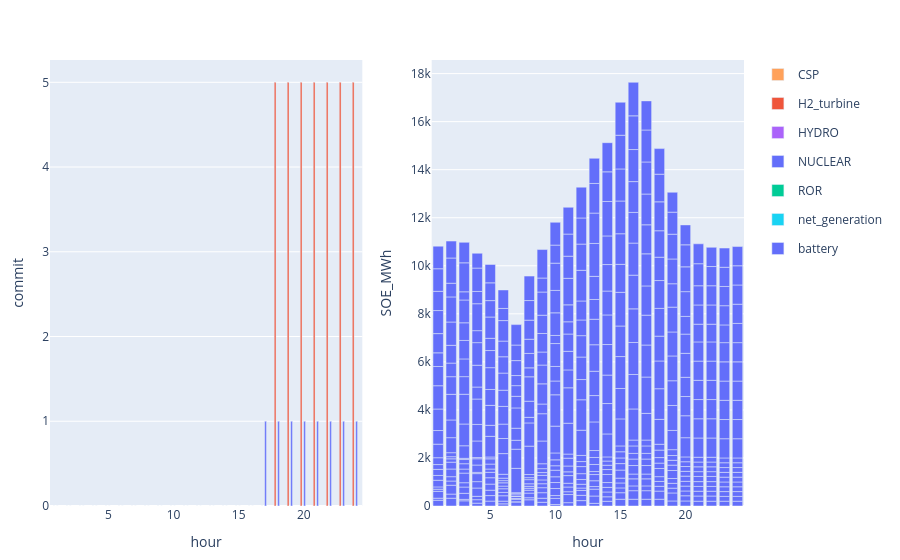

Here is the notebook cell this chart was saved with:
### Code cell
to_plot = commit_uc[(commit_uc.configuration .== config_1) .&  (commit_uc.day .== day_),:] 
p1 = plot(to_plot, x = :hour, y = :commit,  kind = "bar", color = :resource, stackgroup = 1) #Layout(barmode="stack"))

to_plot = s_uc.storage[(s_uc.storage.configuration .== config_1) .&  (s_uc.storage.day .== day_),:]
p2 = plot(to_plot, x = :hour , y = :SOE_MWh, color = :resource, kind = "bar", Layout(barmode="stack")) 
[p1 p2]

### Figure 1 — Plotly figure (JSON) as saved in the notebook; plotly's stock layout.template omitted (floating-point values rounded to 4 significant figures; data arrays with more than 128 entries replaced by an {"elided": "..."} marker saying what was removed)
{"data": [{"legendgroup": "CSP", "marker": {"color": "#FFA15A"}, "name": "CSP", "showlegend": true, "stackgroup": 1, "type": "bar", "x": [1, 2, 3, 4, 5, 6, 7, 8, 9, 10, 11, 12, 13, 14, 15, 16, 17, 18, 19, 20, 21, 22, 23, 24], "xaxis": "x1", "y": [null, null, null, null, null, null, null, null, null, null, null, null, null, null, null, null, null, null, null, null, null, null, null, null], "yaxis": "y1"}, {"legendgroup": "H2_turbine", "marker": {"color": "#EF553B"}, "name": "H2_turbine", "showlegend": true, "stackgroup": 1, "type": "bar", "x": [1, 2, 3, 4, 5, 6, 7, 8, 9, 10, 11, 12, 13, 14, 15, 16, 17, 18, 19, 20, 21, 22, 23, 24], "xaxis": "x1", "y": [0, 0, 0, 0, 0, 0, 0, 0, 0, 0, 0, 0, 0, 0, 0, 0, 0, 5, 5, 5, 5, 5, 5, 5], "yaxis": "y1"}, {"legendgroup": "HYDRO", "marker": {"color": "#ab63fa"}, "name": "HYDRO", "showlegend": true, "stackgroup": 1, "type": "bar", "x": [1, 2, 3, 4, 5, 6, 7, 8, 9, 10, 11, 12, 13, 14, 15, 16, 17, 18, 19, 20, 21, 22, 23, 24], "xaxis": "x1", "y": [null, null, null, null, null, null, null, null, null, null, null, null, null, null, null, null, null, null, null, null, null, null, null, null], "yaxis": "y1"}, {"legendgroup": "NUCLEAR", "marker": {"color": "#636efa"}, "name": "NUCLEAR", "showlegend": true, "stackgroup": 1, "type": "bar", "x": [1, 2, 3, 4, 5, 6, 7, 8, 9, 10, 11, 12, 13, 14, 15, 16, 17, 18, 19, 20, 21, 22, 23, 24], "xaxis": "x1", "y": [0, 0, 0, 0, 0, 0, 0, 0, 0, 0, 0, 0, 0, 0, 0, 0, 1, 1, 1, 1, 1, 1, 1, 1], "yaxis": "y1"}, {"legendgroup": "ROR", "marker": {"color": "#00cc96"}, "name": "ROR", "showlegend": true, "stackgroup": 1, "type": "bar", "x": [1, 2, 3, 4, 5, 6, 7, 8, 9, 10, 11, 12, 13, 14, 15, 16, 17, 18, 19, 20, 21, 22, 23, 24], "xaxis": "x1", "y": [null, null, null, null, null, null, null, null, null, null, null, null, null, null, null, null, null, null, null, null, null, null, null, null], "yaxis": "y1"}, {"legendgroup": "net_generation", "marker": {"color": "#19d3f3"}, "name": "net_generation", "showlegend": true, "stackgroup": 1, "type": "bar", "x": [1, 2, 3, 4, 5, 6, 7, 8, 9, 10, 11, 12, 13, 14, 15, 16, 17, 18, 19, 20, 21, 22, 23, 24], "xaxis": "x1", "y": [null, null, null, null, null, null, null, null, null, null, null, null, null, null, null, null, null, null, null, null, null, null, null, null], "yaxis": "y1"}, {"legendgroup": "battery", "marker": {"color": "#636efa"}, "name": "battery", "showlegend": true, "type": "bar", "x": {"elided": "504 int values"}, "xaxis": "x2", "y": {"elided": "504 float values"}, "yaxis": "y2"}], "layout": {"margin": {"b": 50, "l": 50, "r": 50, "t": 60}, "xaxis1": {"anchor": "y1", "domain": [0, 0.45], "title": {"text": "hour"}}, "xaxis2": {"anchor": "y2", "domain": [0.55, 1], "title": {"text": "hour"}}, "yaxis1": {"anchor": "x1", "domain": [0, 1], "title": {"text": "commit"}}, "yaxis2": {"anchor": "x2", "domain": [0, 1], "title": {"text": "SOE_MWh"}}}}
